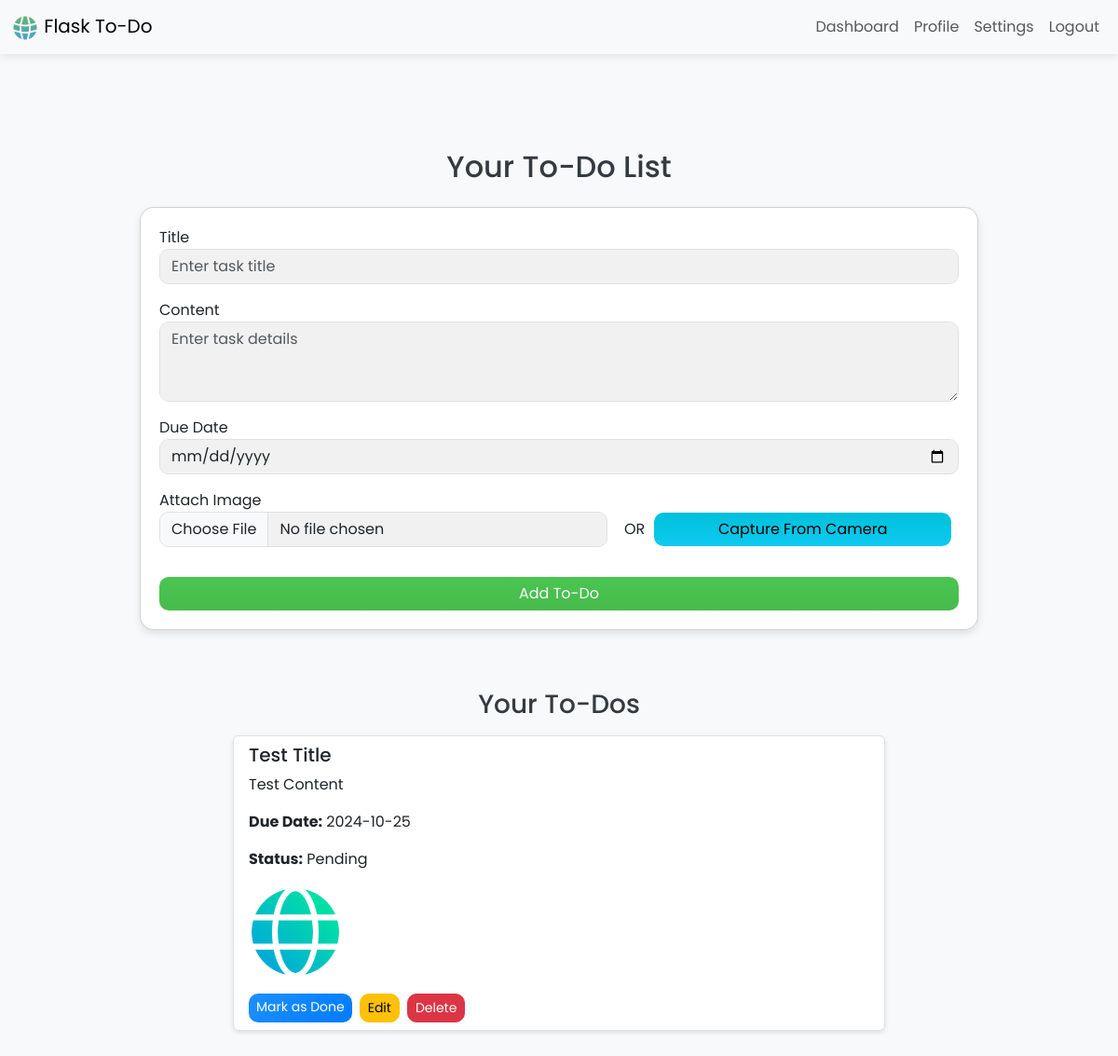
The page /dashboard (signed in) on the database its author committed.
### app.py (models this page shows)
class Todo(db.Model):
    id = db.Column(db.Integer, primary_key=True)
    title = db.Column(db.String(100), nullable=False)
    content = db.Column(db.Text, nullable=False)
    due_date = db.Column(db.Date, nullable=True)
    completed = db.Column(db.Boolean, default=False)
    postponed = db.Column(db.Boolean, default=False)
    user_id = db.Column(db.Integer, db.ForeignKey('user.id'), nullable=False)
    image_path = db.Column(db.String(200), nullable=True)  # New column for image path

### app.py (the view, shortened to what this page needs)
@app.route('/dashboard', methods=['GET', 'POST'])
@login_required
def dashboard():
    todos = Todo.query.filter_by(owner=current_user).all()
    today = datetime.now().date()
    for todo in todos:
        if todo.due_date and 0 <= (todo.due_date - today).days <= 2 and not todo.completed:
            flash(f"The task '{todo.title}' is approaching! Due Date: {todo.due_date}", 'warning')
    return render_template('dashboard.html', todos=todos)

### app.py (called while the page is built)
@login_manager.user_loader
def load_user(user_id):
    return User.query.get(int(user_id))

### templates/dashboard.html (shortened to what this page needs)
{% extends 'base.html' %}
{% block content %}
<link rel="stylesheet" href="static/css/styles.css" />
<div class="container my-5">
  <h2 class="text-center mb-4">Your To-Do List</h2>
  <div class="card card-dashboard {% if current_user.is_authenticated and current_user.theme == 'dark' %}card dark-theme{% else %}card light-theme{% endif %} ">
    <form method="POST" enctype="multipart/form-data" id="todoForm">
      <div class="form-group mb-3">
        <label for="title">Title</label>
        <input type="text" name="title" class="form-control" placeholder="Enter task title" required />
      </div>
      <div class="form-group mb-3">
        <label for="content">Content</label>
        <textarea name="content" class="form-control" rows="3" placeholder="Enter task details" required></textarea>
      </div>
      <div class="form-group mb-3">
        <label for="due_date">Due Date</label>
        <input type="date" name="due_date" class="form-control" />
      </div>
      <div class="form-group mb-3 d-flex align-items-center">
          <div class="me-2 flex-fill">
              <label for="image">Attach Image</label>
              <input type="file" name="image" class="form-control" accept="image/*" />
          </div>
          <label class="pt-4 pr-1" style="padding: 0 10px;" for="form-control">OR</label>
          <div class="me-2 pt-4 flex-fill">
              <button type="button" class="btn btn-info w-100" data-bs-toggle="modal" data-bs-target="#webcamModal">
                  Capture From Camera
              </button>
          </div>
      </div>
      <button type="submit" class="btn btn-success w-100 mt-3">Add To-Do</button>
    </form>
  </div>
</div>
<h3 class="text-center mt-5">Your To-Dos</h3>
<ul class="list-group mt-3">
  {% for todo in todos %}
    <li class="list-group-item {% if current_user.is_authenticated and current_user.theme == 'dark' %}dark-theme{% else %}light-theme{% endif %}">
      <h5>{{ todo.title }}</h5>
      <p>{{ todo.content }}</p>
      <p><strong>Due Date:</strong> {{ todo.due_date }}</p>
      <p><strong>Status:</strong> {{ 'Completed' if todo.completed else 'Pending' }}</p>
      {% if todo.image_path %}
        <img src="{{ url_for('static', filename=todo.image_path) }}" alt="Todo Image" class="img-fluid rounded todo-image" style="width: 100px" data-bs-toggle="modal" data-bs-target="#imageModal" data-src="{{ url_for('static', filename=todo.image_path) }}" />
      {% endif %}
      <div class="d-flex mt-3">
        <a href="{{ url_for('toggle_status', id=todo.id) }}" class="btn btn-sm btn-primary me-2">
          {{ 'Mark as Done' if not todo.completed else 'Mark as Pending' }}
        </a>
        <button class="btn btn-sm btn-warning me-2" data-bs-toggle="modal" data-bs-target="#editModal"
                data-id="{{ todo.id }}" data-title="{{ todo.title }}" data-content="{{ todo.content }}"
                data-due_date="{{ todo.due_date }}">
          Edit
        </button>
        <button class="btn btn-sm btn-danger" data-bs-toggle="modal" data-bs-target="#deleteModal" data-id="{{ todo.id }}">
          Delete
        </button>
      </div>
    </li>
  {% endfor %}
</ul>
{% endblock %}

### static/css/styles.css (style rules this page uses)
body { font-family: 'Poppins', sans-serif; margin: 0; padding: 0; }
body.light-theme { background-color: #f8f9fa; color: #343a40; }
.container { max-width: 1200px; margin: auto; padding: 15px; }
.form-control { border-radius: 10px; background-color: #f1f1f1; border: 1px solid #e0e0e0; }
.btn { border-radius: 10px; }
.btn-primary { background: linear-gradient(135deg, #1e90ff, #007bff); border: none; }
ul.list-group { max-width: 700px; margin: 0 auto; }
li.list-group-item { margin-bottom: 1rem; border-radius: 10px; box-shadow: 0 2px 5px rgba(0, 0, 0, 0.1); }
.card-dashboard { max-width: 900px; margin: auto; border-radius: 15px; transition: box-shadow 0.3s ease; padding: 20px; box-shadow: 0 4px 8px rgba(0, 0, 0, 0.1); }
.btn-info { background: linear-gradient(180deg, #00c0da, #0dcaf0); border: none; transition: background 0.3s ease, transform 0.2s ease; }
.btn-success { background: linear-gradient(180deg, #4ac550, #47bb4c); border: none; transition: background 0.3s ease, transform 0.2s ease; }
.form-group { position: relative; }

### rows shown on the page
Todo: title "Test Title", content "Test Content", due_date "2024-10-25", completed "Pending", image_path (picture), completed "Mark as Done"
